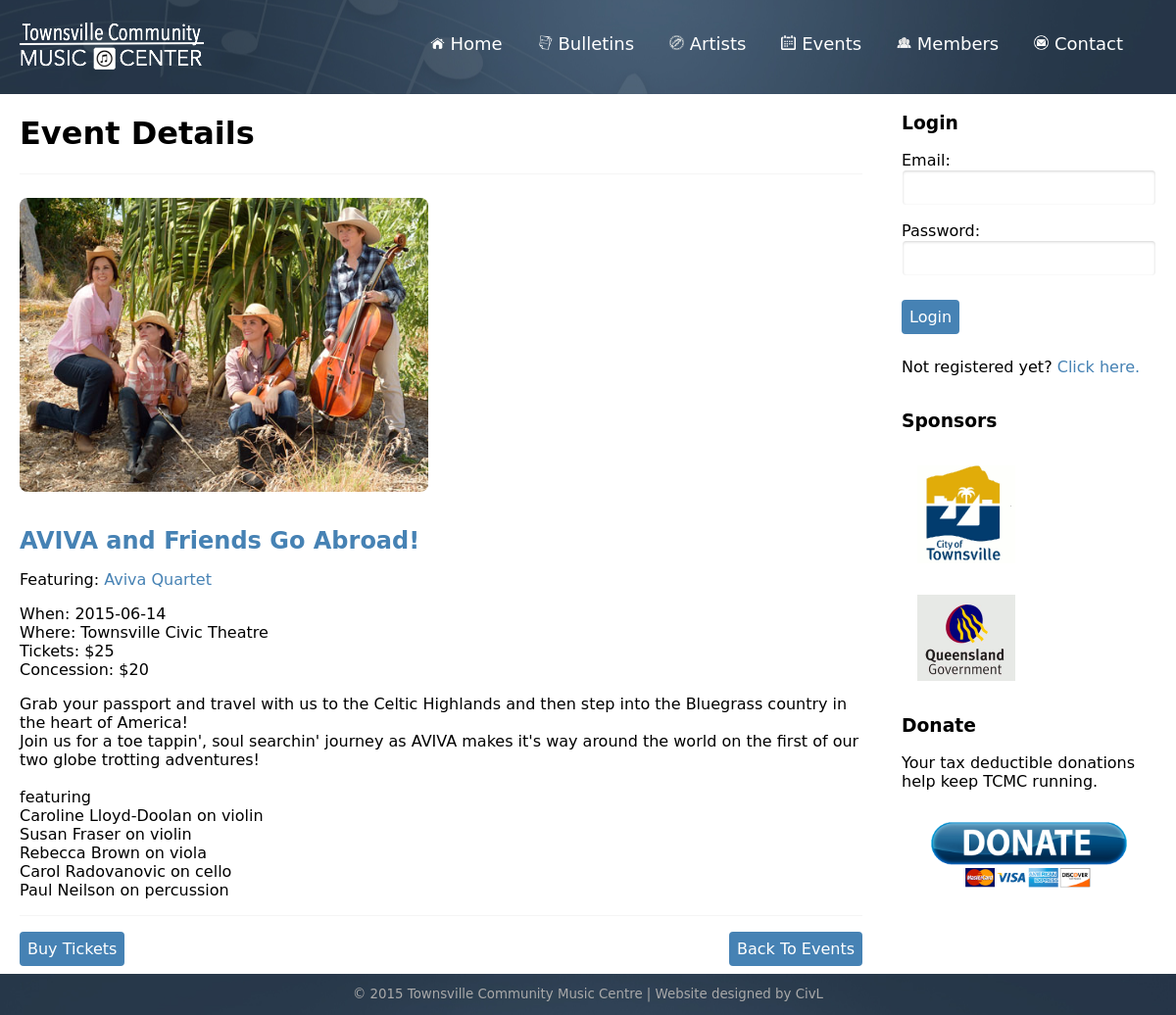
Before: /eventDetail.php?event_id=21 with the older database file.
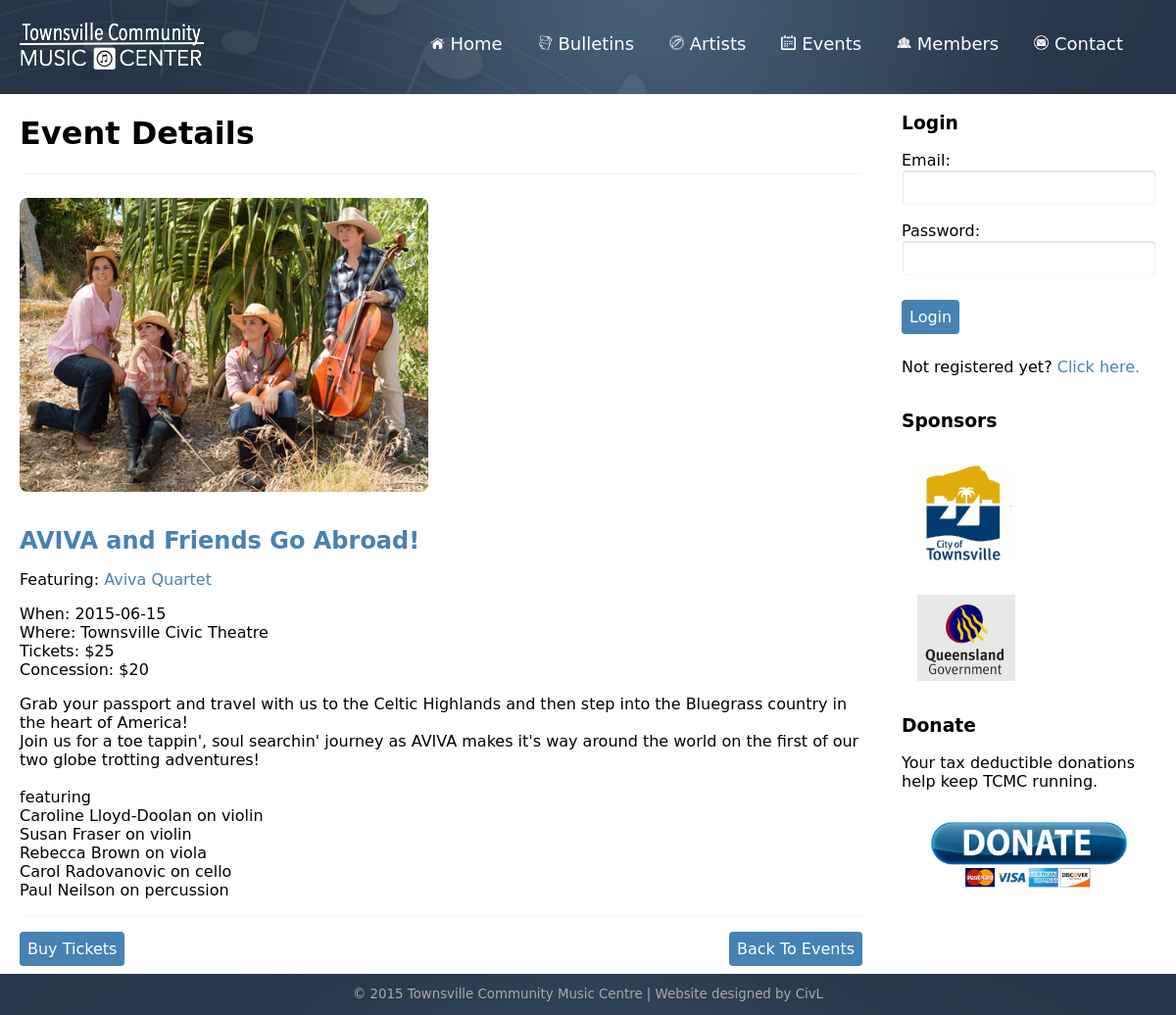
After: the same page with the newer database file.
### tables this page shows
CREATE TABLE "event" (
  "event_id" integer NOT NULL PRIMARY KEY AUTOINCREMENT,
  "event_name" text NOT NULL,
  "event_date" text NOT NULL,
  "event_location" text NOT NULL,
  "event_tagline" text NOT NULL,
  "artist_id" text NOT NULL,
  "event_tickets" text NOT NULL,
  "event_concession" text NOT NULL,
  "event_link" text NOT NULL,
  "event_info" text NOT NULL,
  "event_photo" text NOT NULL,
  "user_id" integer NOT NULL,
  FOREIGN KEY ("artist_id") REFERENCES "artist" ("artist_id") ON DELETE NO ACTION ON UPDATE NO ACTION,
  FOREIGN KEY ("user_id") REFERENCES "user" ("user_id") ON DELETE NO ACTION ON UPDATE NO ACTION
);

CREATE TABLE "artist" (
  "artist_id" integer NOT NULL PRIMARY KEY AUTOINCREMENT,
  "artist_name" text NOT NULL,
  "artist_category" text NOT NULL,
  "artist_phone" text NOT NULL,
  "artist_email" text NOT NULL,
  "artist_website" text NOT NULL,
  "artist_genre" text NOT NULL,
  "artist_info" text NOT NULL,
  "artist_photo" text NOT NULL,
  "artist_featured" text NOT NULL,
  "user_id" text NOT NULL,
  FOREIGN KEY ("user_id") REFERENCES "user" ("user_id") ON DELETE NO ACTION ON UPDATE NO ACTION
);

### eventDetail.php (the view)
<?php include("header.php"); ?>
    <div class="container">
        <div class="row">
            <div id="main" class="col wide blockFull">
                <h1>Event Details</h1>
                <hr>
                <?php
                include("connectdb.php");
                $select = $dat->query("select * from event left join artist on artist.artist_id = event.artist_id where event_id = ".  $_GET['event_id']);
                $result = $select->fetch(PDO::FETCH_ASSOC);
                echo '<img src="' . $result['event_photo'] .'">';
                echo '<p><a class="font-lead" href="eventDetail.php?event_id='. $result['event_id'] .'">'. $result['event_name'] .'</a><br/>';
                echo '<strong>'. $result['event_tagline'] .'</strong></p>';
                if (isset($result['artist_id'])) {
                    $select = $dat->query('select artist_name from artist where artist_id='. $result['artist_id']);
                    $artist = $select->fetch(PDO::FETCH_ASSOC);
                    echo '<p>Featuring: <a href="artistDetail.php?artist_id='. $result['artist_id'] . '">'. $artist['artist_name']. '</a></p>';
                }
                echo '<p>When: '. $result['event_date'] .'<br/>';
                echo 'Where: '. $result['event_location'] .'<br/>';
                echo 'Tickets: '. $result['event_tickets'] .'<br/>';
                echo 'Concession: '. $result['event_concession'] .'<br/>';
                echo '<p>'. nl2br($result['event_info']) .'</p>';
                echo '<hr>';
                echo '<a href="'. $result['event_link'] .'" target="_blank"><button class="leftButton">Buy Tickets</button></a>';
                echo '<a href="events.php"><button class="rightButton">Back To Events</button></a>';
                ?>
            </div>
            <div id="sidebar" class="col narrow">
                <?php include("sidebar.php");?>
            </div>
        </div>
    </div>
<?php include("footer.php"); ?>

### header.php (shortened to what this page needs)
<!doctype html>
<html lang="en">
<head>
    <link href="css/normalize.css" rel="stylesheet" type="text/css">
    <link href="css/style.css" rel="stylesheet" type="text/css">
</head>
<body>
    <div id="header">
            <div id="navigation" class="row">
                <div class="col">
                    <div id="logo">
                        <img src="images/logo.png">
                    </div>
                    <ul>
                       <li><a href="index.php"><img src="images/navIcons/home.gif" class="navIcon"> Home</a></li>
                        <li><a href="bulletins.php" class=""><img src="images/navIcons/bulletins.gif" class="navIcon"> Bulletins</a></li>
                        <li><a href="artists.php"><img src="images/navIcons/artists.gif" class="navIcon" > Artists</a></li>
                       <li><a href="events.php"><img src="images/navIcons/events.gif" class="navIcon"> Events</a></li>
                       <li><a href="members.php"><img src="images/navIcons/members.gif" class="navIcon"> Members</a></li>
                       <li><a href="contact.php" class=""><img src="images/navIcons/contact.gif" class="navIcon"> Contact</a></li>
                     </ul>
                </div>
            </div>
        </div>

### moduleLogin.php
<div id="login">
    <h3>Login</h3>
    <form method="post" action="processLogin.php">
    <?php
    if (isset($_SESSION['userLoggedIn'])) {
        $name = strtolower($_SESSION['user_firstname']);
        $chars = str_split($name);
        $firstLetter = strtoupper($chars[0]);
        $chars[0] = $firstLetter;
        $name = implode($chars, '');
        echo "<p>Welcome back, ".$name .".</p>";
        echo '<button type="submit" name="submit" value="logout">Logout</button>';
        echo '</form>';
        echo '</div>';
    }
    else { ?>
        <form method="post" action="processLogin.php">
            <p>
                <label for="user_email">Email:</label><br/>
                <input id = "user_email" name="user_email">
            </p>
            <p>
                <label for="user_pass">Password:</label><br/>
                <input id="user_pass" type="password" name="user_pass">
            </p>
            <p>
                <button type="submit" name="submit" value="login">Login</button>
            </p>
        </form>
        <p>Not registered yet? <a href="editUser.php">Click here.</a></p>
        </div>
    <?php }?>

### sidebar.php (shortened to what this page needs)
<?php include("moduleLogin.php"); ?>
<div id="sponsors">
    <h3>Sponsors</h3>
    <a href="http://www.townsville.gov.au"><img src="images/TCCLogo.gif" width="100px"></a>
    <a href="https://www.qld.gov.au"><img src="images/qldgovtlogo.gif" width="100px"></a>
</div>
<div id="donate">
    <h3>Donate</h3>
    <p>Your tax deductible donations help keep TCMC running.</p>
    <p class="font-center"><a href="https://www.paypal.com/au/cgi-bin/webscr?cmd=_flow&SESSION=re6JK7jkwTI59kHgcKXPTG4uNw-wm2b5y2JeSpI6Y2WGfybh1BjlNxwBRR4&dispatch=5885d80a13c0db1f8e263663d3faee8d99e4111b56ef0eae45e68b8988f5b2dd"><img src="images/Donate_Button.png" width="200px"></a></p>
</div>

### footer.php
    <div id="footer">
        <div class="row">
            <div class="col">
                <p>&copy; 2015 Townsville Community Music Centre | Website designed by CivL</p>
            </div>
        </div>
    </div>
</body>
</html>

### css/style.css (style rules this page uses)
*, *:after, *:before { -webkit-box-sizing: border-box; -moz-box-sizing: border-box; box-sizing: border-box; }
body { font-family:"Lucida Grande", "Lucida Sans Unicode", "Lucida Sans", "DejaVu Sans", Verdana, sans-serif; }
a:link { color:steelblue; text-decoration:none; }
input { width:100%; padding: .5em; border: 1px solid white; border-radius: .25em; box-shadow: inset 0 1px 3px lightgray; }
button { text-align: center; border-radius: .25em; padding: .5em; color: white; background: #4682B4; border: 0; margin: .5em 0; }
img { margin: 1em; }
hr { border: 0; border-top: 1px solid whitesmoke; }
.leftButton { float:left; }
.rightButton { float:right; }
#header { color:white; background-size:cover; background: url('../images/noteStrip3.jpg') left; overflow:hidden; }
#logo { float: left; margin: 1em 0; }
#logo img { margin:0; }
#navigation ul { margin: 1em; list-style:none; float:right; }
#navigation li { display:inline-block; float: left; }
#navigation a { padding: 1em; display:block; text-decoration:none; color:white; font-size:large; border-radius: .25em; }
.navIcon { height: 15px; margin: 0; }
#footer { font-size:smaller; text-align:center; color:darkgray; background-size:cover; background: url('../images/noteStrip3.jpg') top; }
#sponsors { overflow:hidden; }
#sponsors img { float: left; }
.blockFull img { max-width: 100%; max-height: 300px; border-radius: .5em; margin: 1em 0; }
.font-center { text-align:center; }
.font-lead { font-size: x-large; font-weight:bold; }
.row { max-width: 1280px; margin: 0 auto; }
.col { padding: 0 20px; }
.row:before, .row:after { content: ""; display: table; }
.row:after { clear: both; }
@media only screen { .col { float: left; width: 100%; -webkit-box-sizing: border-box; -moz-box-sizing: border-box; box-sizing: border-box; } }
@media only screen and (min-width:768px) { .wide { width: 75%; } }
@media only screen and (min-width:768px) { .narrow { width: 25%; } }

Changed rows visible on the page:
changed event "AVIVA and Friends Go Abroad!": event_date "2015-06-14" → "2015-06-15"
